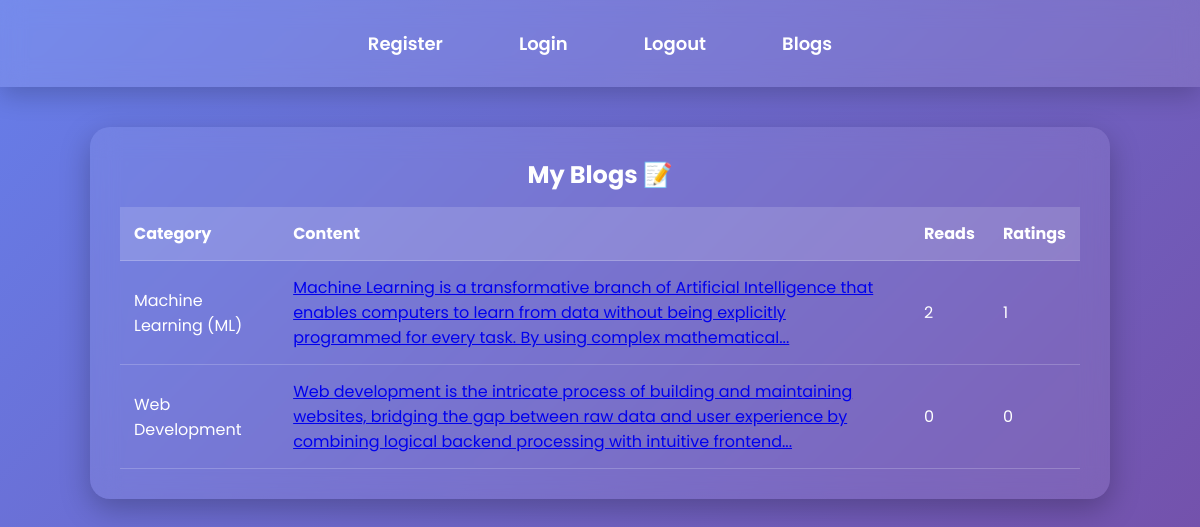
/viewBlog (signed in), run on the app's committed database.
### models.py (models this page shows)
class CategoryMaster(db.Model):
    category_id = db.Column(db.Integer,primary_key=True)
    category_name = db.Column(db.String(100),nullable=False)
    blogmodel = db.relationship('BlogModel',backref='categorymaster',lazy=True)

class BlogModel(db.Model):
    id = db.Column(db.Integer,primary_key=True)
    category_id = db.Column(db.Integer,db.ForeignKey('category_master.category_id'),nullable=False)
    blog_user_id = db.Column(db.Integer,db.ForeignKey('users.id'),nullable=False)
    blog_text = db.Column(db.Text,nullable=False)
    blog_creation_date = db.Column(db.DateTime)
    blog_read_count = db.Column(db.Integer,default=0)
    blog_rating_count = db.Column(db.Integer,default=0)

### routes.py (the view)
@app.route('/viewBlog')
@login_required
def viewBlog():
    all_self_blogs = BlogModel.query.filter(BlogModel.blog_user_id == current_user.id).all()
    return render_template('view_blog.html',all_self_blogs=all_self_blogs,all_categories=global_all_category_name)

### routes.py (called while the page is built)
@login.user_loader
def load_user(id):
    return UserModel.query.get(int(id))

def get_all_categories():
    global  global_all_no,global_all_category_name
    all_category_info = db.session.query(CategoryMaster.category_id,CategoryMaster.category_name)
    all_category_info = list(all_category_info)
    global_all_no,global_all_category_name = zip(*all_category_info)

@app.before_request
def create_all():
    db.create_all()
    get_all_categories()

### templates/view_blog.html
{% extends 'base.html' %}
{% block content %}
<h2 class="center">My Blogs 📝</h2>
<table>
<thead>
<tr>
<th>Category</th>
<th>Content</th>
<th>Reads</th>
<th>Ratings</th>
</tr>
</thead>
<tbody>
{% for a_blog in all_self_blogs %}
<tr>
<td>{{ all_categories[a_blog.category_id-1] }}</td>
<td>
<a href="/self_blog_detail/{{a_blog.id}}/{{all_categories[a_blog.category_id-1]}}">
{{ a_blog.blog_text|safe|truncate(200) }}
</a>
</td>
<td>{{ a_blog.blog_read_count }}</td>
<td>{{ a_blog.blog_rating_count }}</td>
</tr>
{% endfor %}
</tbody>
</table>
{% endblock %}

### templates/base.html (style rules this page uses)
* { margin:0;padding:0;box-sizing:border-box;font-family:Poppins,sans-serif; }
body { background: linear-gradient(135deg,#667eea,#764ba2); min-height:100vh; color:white; }
table { width:100%; border-collapse:collapse; }
th,td { padding:14px; text-align:left; }
th { background:rgba(255,255,255,0.15); }
tr { border-bottom:1px solid rgba(255,255,255,0.2); }
h1,h2,h3 { margin-bottom:15px; }
.center { text-align:center; }

### data on the page
BlogModel: blog_text "Machine Learning is a transformative branch of Artificial Intelligence that enables computers to learn from data without being explicitly programmed for every task. By using complex mathematical...", blog_read_count "2", blog_rating_count "1"
CategoryMaster: category_name "Machine Learning (ML)"
BlogModel: blog_text "Web development is the intricate process of building and maintaining websites, bridging the gap between raw data and user experience by combining logical backend processing with intuitive frontend...", blog_read_count "0", blog_rating_count "0"
CategoryMaster: category_name "Web Development"
